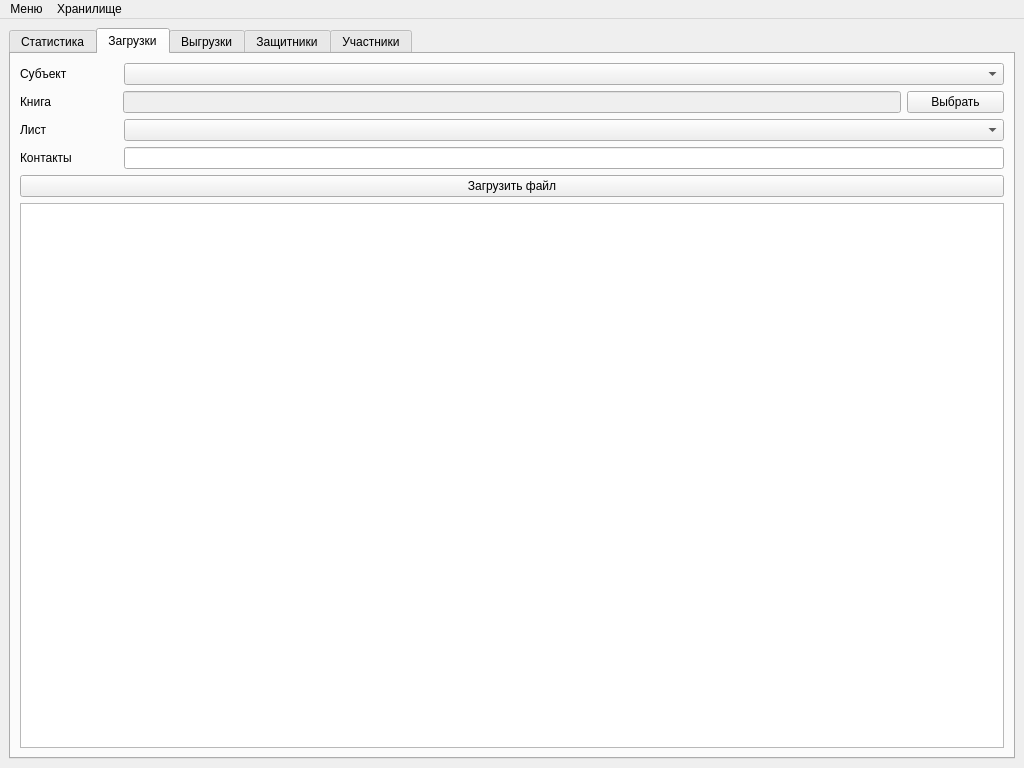
<?xml version="1.0" encoding="UTF-8"?>
<ui version="4.0">
 <class>MainWindow</class>
 <widget class="QMainWindow" name="MainWindow">
  <property name="geometry">
   <rect>
    <x>0</x>
    <y>0</y>
    <width>1024</width>
    <height>768</height>
   </rect>
  </property>
  <property name="minimumSize">
   <size>
    <width>1024</width>
    <height>768</height>
   </size>
  </property>
  <property name="maximumSize">
   <size>
    <width>3840</width>
    <height>2160</height>
   </size>
  </property>
  <property name="windowTitle">
   <string>Защитники Отечества</string>
  </property>
  <property name="toolButtonStyle">
   <enum>Qt::ToolButtonIconOnly</enum>
  </property>
  <property name="tabShape">
   <enum>QTabWidget::Rounded</enum>
  </property>
  <property name="dockOptions">
   <set>QMainWindow::AllowTabbedDocks|QMainWindow::AnimatedDocks</set>
  </property>
  <widget class="QWidget" name="centralwidget">
   <layout class="QGridLayout" name="gridLayout">
    <item row="0" column="0">
     <layout class="QVBoxLayout" name="verticalLayout">
      <item>
       <widget class="QTabWidget" name="tabWidget">
        <property name="enabled">
         <bool>true</bool>
        </property>
        <property name="currentIndex">
         <number>1</number>
        </property>
        <widget class="QWidget" name="tab_statistic">
         <attribute name="title">
          <string>Статистика</string>
         </attribute>
         <layout class="QGridLayout" name="gridLayout_7">
          <item row="0" column="0">
           <layout class="QVBoxLayout" name="verticalLayout_4">
            <item>
             <widget class="QComboBox" name="comboBox_select_statistic"/>
            </item>
            <item>
             <widget class="QTableView" name="tableView_statistic_data">
              <property name="selectionBehavior">
               <enum>QAbstractItemView::SelectRows</enum>
              </property>
              <property name="sortingEnabled">
               <bool>true</bool>
              </property>
              <attribute name="horizontalHeaderShowSortIndicator" stdset="0">
               <bool>true</bool>
              </attribute>
              <attribute name="horizontalHeaderStretchLastSection">
               <bool>true</bool>
              </attribute>
             </widget>
            </item>
            <item>
             <widget class="QPushButton" name="pushButton_save_statistic">
              <property name="text">
               <string>Сохранить</string>
              </property>
             </widget>
            </item>
           </layout>
          </item>
         </layout>
        </widget>
        <widget class="QWidget" name="tab_imports">
         <attribute name="title">
          <string>Загрузки</string>
         </attribute>
         <layout class="QGridLayout" name="gridLayout_2">
          <item row="1" column="0">
           <layout class="QHBoxLayout" name="horizontalLayout_8" stretch="1,8,1">
            <item>
             <widget class="QLabel" name="label_import_workbook">
              <property name="text">
               <string>Книга</string>
              </property>
             </widget>
            </item>
            <item>
             <widget class="QLineEdit" name="lineEdit_import_filename">
              <property name="enabled">
               <bool>false</bool>
              </property>
             </widget>
            </item>
            <item>
             <widget class="QPushButton" name="pushButton_select_import_file">
              <property name="text">
               <string>Выбрать</string>
              </property>
             </widget>
            </item>
           </layout>
          </item>
          <item row="0" column="0">
           <layout class="QHBoxLayout" name="horizontalLayout_7" stretch="1,9">
            <item>
             <widget class="QLabel" name="label_import_subject">
              <property name="text">
               <string>Субъект</string>
              </property>
             </widget>
            </item>
            <item>
             <widget class="QComboBox" name="comboBox_select_import_subject">
              <property name="maxVisibleItems">
               <number>30</number>
              </property>
              <property name="insertPolicy">
               <enum>QComboBox::NoInsert</enum>
              </property>
             </widget>
            </item>
           </layout>
          </item>
          <item row="2" column="0">
           <layout class="QHBoxLayout" name="horizontalLayout_9" stretch="1,9">
            <item>
             <widget class="QLabel" name="label_import_worksheet">
              <property name="text">
               <string>Лист</string>
              </property>
             </widget>
            </item>
            <item>
             <widget class="QComboBox" name="comboBox_import_worksheet"/>
            </item>
           </layout>
          </item>
          <item row="5" column="0">
           <layout class="QVBoxLayout" name="verticalLayout_imports">
            <item>
             <widget class="QTableView" name="tableView_imports">
              <property name="selectionBehavior">
               <enum>QAbstractItemView::SelectRows</enum>
              </property>
              <property name="sortingEnabled">
               <bool>true</bool>
              </property>
              <attribute name="horizontalHeaderStretchLastSection">
               <bool>true</bool>
              </attribute>
             </widget>
            </item>
           </layout>
          </item>
          <item row="3" column="0">
           <layout class="QHBoxLayout" name="horizontalLayout_11" stretch="1,9">
            <item>
             <widget class="QLabel" name="label_contacts">
              <property name="text">
               <string>Контакты</string>
              </property>
             </widget>
            </item>
            <item>
             <widget class="QLineEdit" name="lineEdit_contacts"/>
            </item>
           </layout>
          </item>
          <item row="4" column="0">
           <widget class="QPushButton" name="pushButton_load_import">
            <property name="text">
             <string>Загрузить файл</string>
            </property>
           </widget>
          </item>
         </layout>
        </widget>
        <widget class="QWidget" name="tab_exports">
         <attribute name="title">
          <string>Выгрузки</string>
         </attribute>
         <layout class="QGridLayout" name="gridLayout_8">
          <item row="0" column="0">
           <layout class="QVBoxLayout" name="verticalLayout_6">
            <item>
             <widget class="QPushButton" name="pushButton_export_data">
              <property name="text">
               <string>Выгрузить сведения в Социальный Фонд России</string>
              </property>
             </widget>
            </item>
            <item>
             <widget class="QTableView" name="tableView_exports">
              <property name="selectionBehavior">
               <enum>QAbstractItemView::SelectRows</enum>
              </property>
              <property name="sortingEnabled">
               <bool>true</bool>
              </property>
              <attribute name="horizontalHeaderShowSortIndicator" stdset="0">
               <bool>true</bool>
              </attribute>
              <attribute name="horizontalHeaderStretchLastSection">
               <bool>true</bool>
              </attribute>
             </widget>
            </item>
            <item>
             <layout class="QHBoxLayout" name="horizontalLayout" stretch="2,8,1">
              <item>
               <widget class="QLabel" name="label_export_id">
                <property name="text">
                 <string>Ответ для выгрузки</string>
                </property>
               </widget>
              </item>
              <item>
               <widget class="QLineEdit" name="lineEdit_export_id">
                <property name="enabled">
                 <bool>false</bool>
                </property>
               </widget>
              </item>
              <item>
               <widget class="QPushButton" name="pushButton_answer_cancel">
                <property name="text">
                 <string>Отменить</string>
                </property>
               </widget>
              </item>
             </layout>
            </item>
            <item>
             <layout class="QHBoxLayout" name="horizontalLayout_14" stretch="2,8,1">
              <property name="spacing">
               <number>6</number>
              </property>
              <item>
               <widget class="QLabel" name="label_answer_import">
                <property name="text">
                 <string>Протокол загрузки</string>
                </property>
               </widget>
              </item>
              <item>
               <widget class="QLineEdit" name="lineEdit_answer_import_filename">
                <property name="enabled">
                 <bool>false</bool>
                </property>
               </widget>
              </item>
              <item>
               <widget class="QPushButton" name="pushButton_select_answer_import">
                <property name="text">
                 <string>Выбрать</string>
                </property>
               </widget>
              </item>
             </layout>
            </item>
            <item>
             <layout class="QHBoxLayout" name="horizontalLayout_12" stretch="2,8,1">
              <property name="spacing">
               <number>6</number>
              </property>
              <item>
               <widget class="QLabel" name="label_answer_init">
                <property name="text">
                 <string>Протокол идентификации</string>
                </property>
               </widget>
              </item>
              <item>
               <widget class="QLineEdit" name="lineEdit_answer_init_filename">
                <property name="enabled">
                 <bool>false</bool>
                </property>
               </widget>
              </item>
              <item>
               <widget class="QPushButton" name="pushButton_select_answer_init">
                <property name="text">
                 <string>Выбрать</string>
                </property>
               </widget>
              </item>
             </layout>
            </item>
            <item>
             <layout class="QHBoxLayout" name="horizontalLayout_18">
              <item>
               <widget class="QPushButton" name="pushButton_load_answers">
                <property name="text">
                 <string>Загрузить протоколы</string>
                </property>
               </widget>
              </item>
             </layout>
            </item>
           </layout>
          </item>
         </layout>
        </widget>
        <widget class="QWidget" name="tab_defenders">
         <attribute name="title">
          <string>Защитники</string>
         </attribute>
         <layout class="QGridLayout" name="gridLayout_4">
          <item row="0" column="0">
           <layout class="QVBoxLayout" name="verticalLayout_2">
            <item>
             <layout class="QHBoxLayout" name="horizontalLayout_3">
              <item>
               <widget class="QLabel" name="label_find_defender">
                <property name="text">
                 <string>Поиск:</string>
                </property>
               </widget>
              </item>
              <item>
               <widget class="QLineEdit" name="lineEdit_find_defender"/>
              </item>
             </layout>
            </item>
            <item>
             <widget class="QTableView" name="tableView_defenders">
              <property name="selectionBehavior">
               <enum>QAbstractItemView::SelectRows</enum>
              </property>
              <property name="sortingEnabled">
               <bool>true</bool>
              </property>
              <attribute name="horizontalHeaderShowSortIndicator" stdset="0">
               <bool>true</bool>
              </attribute>
              <attribute name="horizontalHeaderStretchLastSection">
               <bool>true</bool>
              </attribute>
             </widget>
            </item>
           </layout>
          </item>
         </layout>
        </widget>
        <widget class="QWidget" name="tab_svo">
         <attribute name="title">
          <string>Участники</string>
         </attribute>
         <layout class="QGridLayout" name="gridLayout_5">
          <item row="0" column="0">
           <layout class="QVBoxLayout" name="verticalLayout_3">
            <item>
             <layout class="QHBoxLayout" name="horizontalLayout_4">
              <item>
               <widget class="QLabel" name="label_find_participant">
                <property name="text">
                 <string>Поиск:</string>
                </property>
               </widget>
              </item>
              <item>
               <widget class="QLineEdit" name="lineEdit_find_order_person"/>
              </item>
             </layout>
            </item>
            <item>
             <widget class="QTableView" name="tableView_order_persons">
              <property name="selectionBehavior">
               <enum>QAbstractItemView::SelectRows</enum>
              </property>
              <property name="sortingEnabled">
               <bool>true</bool>
              </property>
              <attribute name="horizontalHeaderStretchLastSection">
               <bool>true</bool>
              </attribute>
             </widget>
            </item>
            <item>
             <layout class="QHBoxLayout" name="horizontalLayout_10" stretch="1,8,1">
              <item>
               <widget class="QLabel" name="label_order">
                <property name="text">
                 <string>Файл</string>
                </property>
               </widget>
              </item>
              <item>
               <widget class="QLineEdit" name="lineEdit_order_filename">
                <property name="enabled">
                 <bool>false</bool>
                </property>
               </widget>
              </item>
              <item>
               <widget class="QPushButton" name="pushButton_select_order_file">
                <property name="text">
                 <string>Выбрать</string>
                </property>
               </widget>
              </item>
             </layout>
            </item>
            <item>
             <widget class="QPushButton" name="pushButton_load_orders">
              <property name="text">
               <string>Загрузить данные об участниках</string>
              </property>
             </widget>
            </item>
           </layout>
          </item>
         </layout>
        </widget>
       </widget>
      </item>
     </layout>
    </item>
   </layout>
  </widget>
  <widget class="QMenuBar" name="menubar">
   <property name="geometry">
    <rect>
     <x>0</x>
     <y>0</y>
     <width>1024</width>
     <height>22</height>
    </rect>
   </property>
   <widget class="QMenu" name="menu_main">
    <property name="title">
     <string>Меню</string>
    </property>
    <addaction name="action_exit"/>
   </widget>
   <widget class="QMenu" name="menu_storage">
    <property name="title">
     <string>Хранилище</string>
    </property>
    <widget class="QMenu" name="menu_catologs">
     <property name="title">
      <string>Открыть каталог...</string>
     </property>
     <addaction name="action_storage_imports"/>
     <addaction name="action_storage_exports"/>
     <addaction name="action_storage_answers"/>
     <addaction name="action_storage_orders"/>
    </widget>
    <widget class="QMenu" name="menu_eskk">
     <property name="title">
      <string>Обновить справочники...</string>
     </property>
     <addaction name="action_eskk_genders"/>
     <addaction name="action_eskk_doc_types"/>
     <addaction name="action_eskk_ranks"/>
     <addaction name="action_eskk_subjects"/>
     <addaction name="separator"/>
     <addaction name="action_eskk_all"/>
    </widget>
    <addaction name="menu_catologs"/>
    <addaction name="menu_eskk"/>
    <addaction name="action_clear_storage"/>
   </widget>
   <addaction name="menu_main"/>
   <addaction name="menu_storage"/>
  </widget>
  <action name="action_load_orders">
   <property name="text">
    <string>Загрузить данные из ОШУ Росгвардии</string>
   </property>
  </action>
  <action name="action_information">
   <property name="text">
    <string>Информация</string>
   </property>
  </action>
  <action name="action_storage_imports">
   <property name="text">
    <string>Загрузки</string>
   </property>
  </action>
  <action name="action_storage_exports">
   <property name="text">
    <string>Выгрузки</string>
   </property>
  </action>
  <action name="action_storage_answers">
   <property name="text">
    <string>Ответы</string>
   </property>
  </action>
  <action name="action_storage_orders">
   <property name="text">
    <string>Приказы</string>
   </property>
  </action>
  <action name="action_clear_storage">
   <property name="text">
    <string>Зачистить хранилище</string>
   </property>
  </action>
  <action name="action_exit">
   <property name="text">
    <string>Выход</string>
   </property>
  </action>
  <action name="action_eskk_genders">
   <property name="text">
    <string>Пол</string>
   </property>
  </action>
  <action name="action_eskk_doc_types">
   <property name="text">
    <string>Типы документов</string>
   </property>
  </action>
  <action name="action_eskk_ranks">
   <property name="text">
    <string>Звания</string>
   </property>
  </action>
  <action name="action_eskk_subjects">
   <property name="text">
    <string>Субъекты</string>
   </property>
  </action>
  <action name="action_eskk_all">
   <property name="text">
    <string>Все</string>
   </property>
  </action>
 </widget>
 <resources/>
 <connections/>
</ui>
